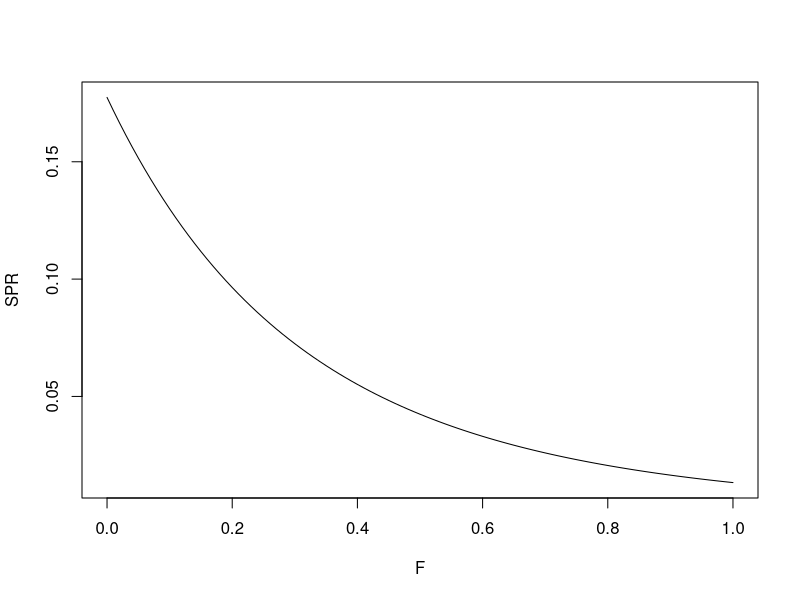
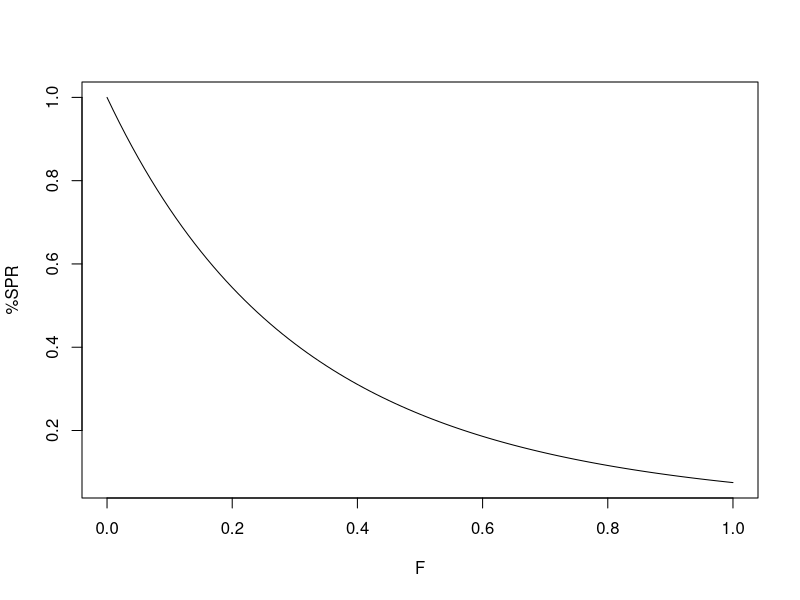

These charts were generated, in order, by the following R code:
#STEP1: SPR計算のための関数を読み込む----
calssb <- function(age,waa,M,F,maa){
  res<- data.frame(age=age,waa=waa,M=M,F=F,maa=maa)
  res$remain.n <- res$remain.n0 <- 0 
  for(i in 1:nrow(res)){
    res$remain.n[i] <- exp(-sum(M[1:i])-sum(F[1:i]))
    res$remain.n0[i] <- exp(-sum(M[1:i]))
  }
  res$ssb.w <-  res$waa * res$maa * res$remain.n
  res$ssb0.w <- res$waa * res$maa * res$remain.n0
  return(res)
}

calSPR <- function(waa,M,F,Fmulti,age,maa){
  spr <- spr0 <- x0<-rep(0,length(Fmulti))
  for(i in 1:length(Fmulti)){
    res <- calssb(age=bpara$Age,waa=bpara$waa,M=bpara$M,F=bpara$Faa*Fmulti[i],maa=bpara$maa)
    spr[i] <- sum(res$ssb.w,na.rm=T)
    spr0[i] <-sum(res$ssb0.w,na.rm=T)
    x0[i] <-spr[i]/spr0[i]
  }
  return(list(spr=spr,spr0=spr0,x0=x0,Fmulti=Fmulti))
}

#STEP2: bparaに自分のデータを代入する----
bpara <- data.frame(waa=c(0.04,0.106,0.224,0.404,0.404,0.404),#年齢別体重
                    M=c(rep(0.5,6)),#年齢別自然死亡係数
                    Faa=c(0.52,0.75,1,1,1,1),#年齢別選択率
                    maa=c(0,0.5,1,1,1,1), #年齢別成熟率
                    Age=1:6)

#STEP3: YPR計算を実行させる----
res<-calSPR(waa=bpara$waa,M=bpara$M,F=bpara$Faa,Fmulti=seq(from=0,to=1,by=0.01),age=bpara$Age,maa=bpara$maa)

#STEP4: FとSPR, %SPRの関係を可視化----
plot(res$Fmulti,res$spr,type="l",xlab="F",ylab="SPR") 
plot(res$Fmulti,res$x0,type="l",xlab="F",ylab="%SPR") 

